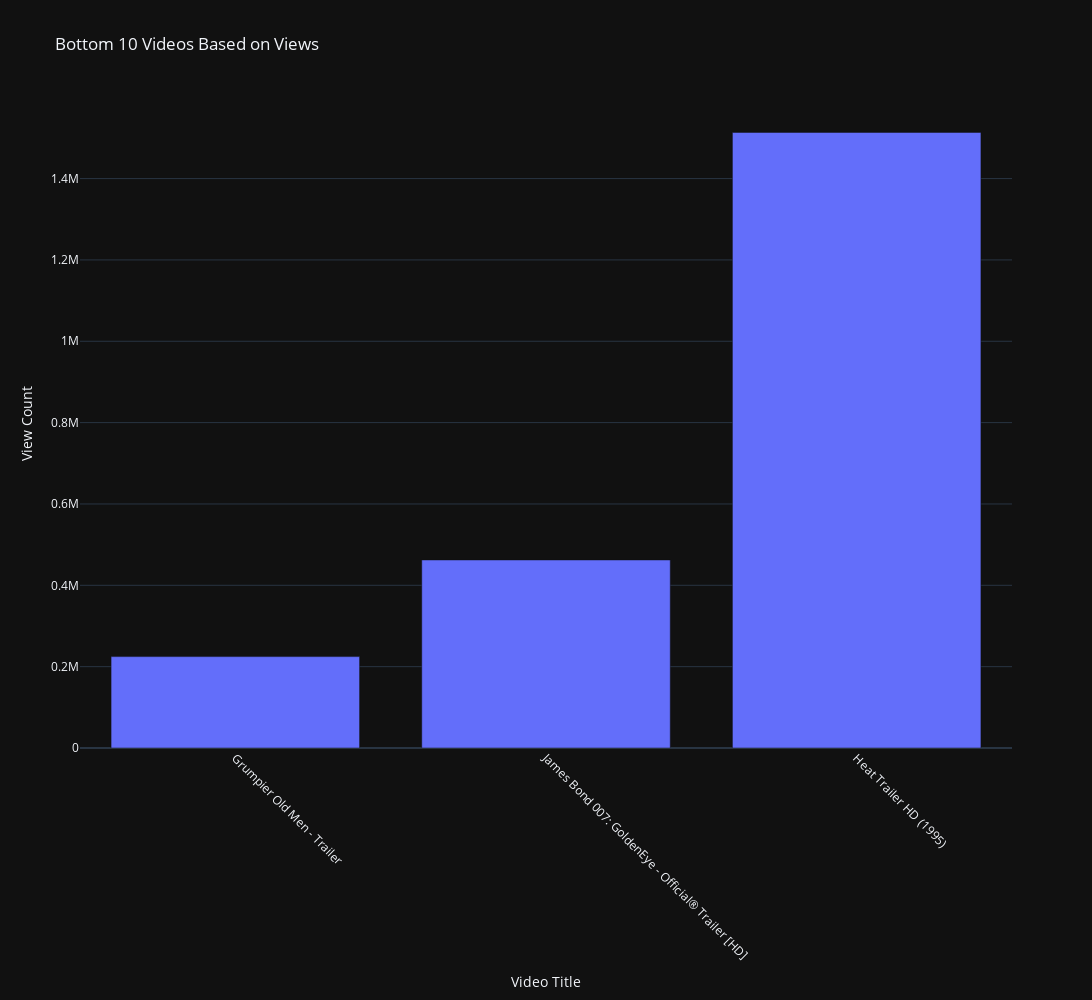

Notebook code cell kept with this figure:
### Markdown cell above
### BOTTOM 10 Videos based on Views

### Code cell
fig = px.bar(
    bottom_10_views,
    x = 'title',
    y = 'viewCount',
    title = 'Bottom 10 Videos Based on Views',
    labels = { 'title' : 'Video Title', 'viewCount' : 'View Count' },
    width = width,
    height = height,
    template = template
)
fig.update_layout(xaxis_tickangle = xaxis_tickangle)
fig.show()

### Figure 1 — Plotly figure (JSON) as saved in the notebook; plotly's stock layout.template omitted (floating-point values rounded to 4 significant figures)
{"data": [{"alignmentgroup": "True", "hovertemplate": "Video Title=%{x}<br>View Count=%{y}<extra></extra>", "legendgroup": "", "marker": {"color": "#636efa", "pattern": {"shape": ""}}, "name": "", "offsetgroup": "", "orientation": "v", "showlegend": false, "textposition": "auto", "type": "bar", "x": ["Grumpier Old Men - Trailer", "James Bond 007: GoldenEye - Official® Trailer [HD]", "Heat Trailer HD (1995)"], "xaxis": "x", "y": [224709, 462348, 1513561], "yaxis": "y"}], "layout": {"barmode": "relative", "height": 1000, "legend": {"tracegroupgap": 0}, "title": {"text": "Bottom 10 Videos Based on Views"}, "width": 1600, "xaxis": {"anchor": "y", "domain": [0, 1], "tickangle": 45, "title": {"text": "Video Title"}}, "yaxis": {"anchor": "x", "domain": [0, 1], "title": {"text": "View Count"}}}}
